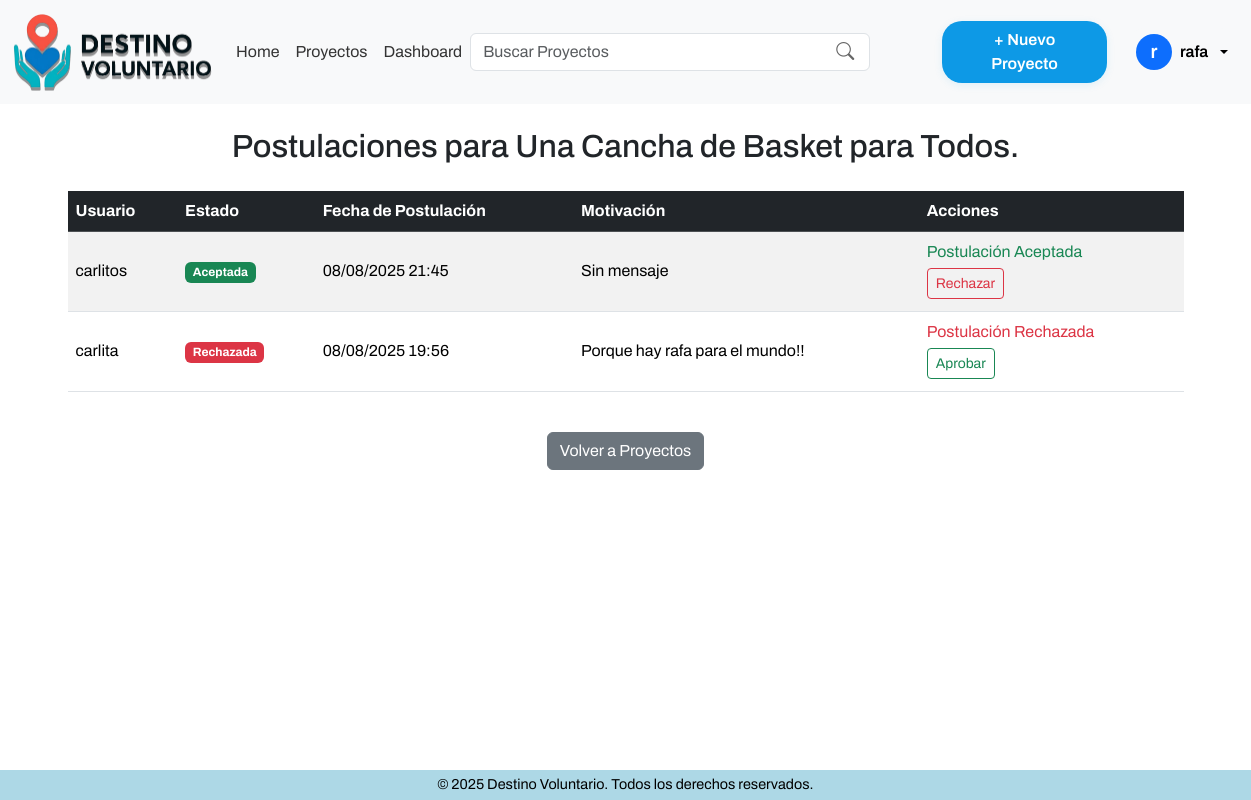
/postulaciones/listar/2/ (signed in), run on the app's committed database.
### apps/core/models.py (models this page shows, shortened)
class Usuario(AbstractUser):
    ROLES = [
        ('voluntario', 'Voluntário'),
        ('organizacion', 'Organización'),
        ('admin', 'Administrador'),
    ]
    role = models.CharField(max_length=20, choices=ROLES, default='voluntario')
    date_joined = models.DateTimeField(auto_now_add=True)
    groups = models.ManyToManyField(
        Group,
        related_name='usuarios_grupo',
        blank=True,
        help_text='Grupos a los que pertenece el usuario. Un usuario puede pertenecer a múltiples grupos.',
    )
    user_permissions = models.ManyToManyField(
        Permission,
        related_name='usuarios_permiso',
        blank=True,
        help_text='Permisos específicos asignados al usuario.',
    )

### apps/proyectos/models.py (models this page shows, shortened)
class Proyecto(models.Model):
    ESTADOS = [
        ('activo', 'Activo'),
        ('cerrado', 'Cerrado'),
        ('evaluacion', 'En Evaluación'),
        ('finalizado', 'Finalizado'),
        ('cancelado', 'Cancelado'),
        ('reactivado', 'Reactivado'),
    ]
    organizacion = models.ForeignKey(Organizacion, on_delete=models.CASCADE)
    title = models.CharField(max_length=255)
    description = models.TextField()
    location = models.CharField(max_length=255)
    image = models.ImageField(upload_to='proyectos/', blank=True, null=True)
    start_date = models.DateField()
    end_date = models.DateField()
    status = models.CharField(max_length=20, choices=ESTADOS, default='activo')

### apps/postulaciones/models.py (models this page shows, shortened)
class Postulacion(models.Model):
    ESTADOS = [
        ('pendiente', 'Pendiente'),
        ('aceptada', 'Aceptada'),
        ('rechazada', 'Rechazada'),
    ]
    voluntario = models.ForeignKey(Usuario, on_delete=models.CASCADE, limit_choices_to={'role': 'voluntario'})
    proyecto = models.ForeignKey(Proyecto, on_delete=models.CASCADE)
    motivation = models.TextField(blank=True, null=True)
    status = models.CharField(max_length=20, choices=ESTADOS, default='pendiente')
    applied_at = models.DateTimeField(auto_now_add=True)
    class Meta:
        unique_together = ('voluntario', 'proyecto') # Solo una postulación por voluntario y proyecto
        ordering = ['-applied_at'] # Ordenar por fecha de postulación descendente

### apps/postulaciones/views.py (the view)
# urls.py: path('listar/<int:proyecto_id>/', views.listar_postulaciones, name='listar_postulaciones'),
@login_required
def listar_postulaciones(request, proyecto_id):
    proyecto = Proyecto.objects.get(id=proyecto_id)
    if not proyecto:
        return redirect('dashboard')
    postulaciones = Postulacion.objects.filter(proyecto=proyecto)
    return render(request, 'postulaciones/listar_postulaciones.html', {'postulaciones': postulaciones, 'proyecto': proyecto})

### templates/postulaciones/listar_postulaciones.html (shortened to what this page needs)
{% extends '../components/base.html' %}
{% block template %}
    {% include '../components/navbar.html' %}
    <div class="content-wrapper">
    {% if not user.is_authenticated %}
        <div class="container mt-5 text-center">
            <p class="text-center">Debes iniciar sesión para ver las postulaciones.</p>
            <p class="text-center"><a href="{% url 'login' %}" class="btn btn-primary">Iniciar sesión</a></p>
        </div>
    {% else %}
    <div class="container my-4">
        <h2 class="mb-4 text-center">Postulaciones para {{ proyecto.title }}</h2>
    <div class="table-responsive">
        <table class="table table-striped table-hover align-middle">
            <thead class="table-dark">
                <tr>
                    <th>Usuario</th>
                    <th>Estado</th>
                    <th>Fecha de Postulación</th>
                    <th>Motivación</th>
                    <th>Acciones</th>
                </tr>
            </thead>
            <tbody>
                {% for postulacion in postulaciones %}
                <tr>
                    <td>{{ postulacion.voluntario.username }}</td>
                    <td>
                        {% if postulacion.status == 'pendiente' %}
                            <span class="badge bg-warning text-dark">Pendiente</span>
                        {% elif postulacion.status == 'aceptada' %}
                            <span class="badge bg-success">Aceptada</span>
                        {% elif postulacion.status == 'rechazada' %}
                            <span class="badge bg-danger">Rechazada</span>
                        {% else %}
                            <span class="badge bg-secondary">{{ postulacion.status }}</span>
                        {% endif %}
                    </td>
                    <td>{{ postulacion.applied_at|date:"d/m/Y H:i" }}</td>
                    <td>{{ postulacion.motivation|default:"Sin mensaje" }}</td>
                    <td>
                        {% if user.is_authenticated and user.role == 'organizacion' %}
                            {% if postulacion.status == 'aceptada' %}
                                <span class="d-block mb-1 text-success">Postulación Aceptada</span>
                                <a href="{% url 'rechazar_postulacion' postulacion.id %}" class="btn btn-sm btn-outline-danger mb-1">Rechazar</a>
                            {% elif postulacion.status == 'rechazada' %}
                                <span class="d-block mb-1 text-danger">Postulación Rechazada</span>
                                <a href="{% url 'aprobar_postulacion' postulacion.id %}" class="btn btn-sm btn-outline-success mb-1">Aprobar</a>
                            {% endif %}
                        {% endif %}
                    </td>
                </tr>
                {% empty %}
                <tr>
                    <td colspan="5" class="text-center text-muted">No hay postulaciones para este proyecto.</td>
                </tr>
                {% endfor %}
            </tbody>
        </table>
    </div>
    {% endif %}
<div class="text-center mt-4">
    <a href="{% url 'dashboard' %}" class="btn btn-secondary">Volver a Proyectos</a>
</div>
</div>
{% include '../components/footer.html' %}
{% endblock %}

### templates/components/navbar.html (shortened to what this page needs)
{% load static %}
<nav class="navbar navbar-expand-lg bg-body-tertiary position-sticky top-0">
  <div class="container-fluid">
    <a class="navbar-brand logo fs-3" href="{% url 'home' %}"><img src="{% static 'images/logo horizontal.png'  %}" alt="Destino Voluntario" width="200"></a>
    <div class="collapse navbar-collapse" id="navbarSupportedContent">
      <ul class="navbar-nav mx-auto mb-2 mb-lg-0">
        <li class="nav-item">
          <a class="nav-link {% if request.resolver_match.url_name == 'home' %}active{% endif %}" href="{% url 'home' %}">Home</a>
        </li>
        <li class="nav-item">
          <a class="nav-link {% if request.resolver_match.url_name == 'listar_proyectos' %}active{% endif %}" href="{% url 'listar_proyectos' %}">Proyectos</a>
        </li>
        {% if user.is_authenticated %}
          <li class="nav-item">
              <a class="nav-link " href="{% url 'dashboard' %}">Dashboard</a>
          </li>
        {% endif %}
      </ul>
      <div class="d-flex align-items-center gap-3">
        <form class="d-flex align-items-center me-5" role="search" action="{% url 'buscar_proyectos' %}" method="get" style="width: 450px; position: relative;">
          <input class="form-control" type="search" name="q" placeholder="Buscar Proyectos" aria-label="Search" value="{{ query|default:'' }}" style="padding-right: 40px;" />
          <button type="submit" style="position: absolute; right: 10px; top: 50%; transform: translateY(-50%); background: none; border: none; color: #666; font-size: 18px; cursor: pointer;">
            <i class="bi bi-search"></i>
          </button>
        </form>
        {% if user.is_authenticated and user.role == 'organizacion' %}
          <a href="{% url 'crear_proyecto' %}" class="btn btn-nuevo-proyecto ms-2">+ Nuevo Proyecto</a>
        {% endif %}
        {% if not user.is_authenticated %}
          <div class="d-flex align-items-center gap-2">
            <a href="{% url 'login' %}" class="btn btn-outline-primary btn-sm">Iniciar sesión</a>
            <div class="btn-group">
              <button type="button" class="btn btn-primary btn-sm dropdown-toggle" data-bs-toggle="dropdown" aria-expanded="false">
                Registrarse
              </button>
              <ul class="dropdown-menu dropdown-menu-start">
                <li><a class="dropdown-item" href="{% url 'registrar_voluntario' %}">Registrarse como Voluntario</a></li>
                <li><a class="dropdown-item" href="{% url 'registrar_organizacion' %}">Registrarse como Organización</a></li>
              </ul>
            </div>
          </div>
        {% else %}
          <div class="dropdown">
            <button class="btn btn-light d-flex align-items-center gap-2 dropdown-toggle" type="button" id="userDropdown" data-bs-toggle="dropdown" aria-expanded="false" style="border-radius: 50px; font-weight: 600;">
              <span class="avatar bg-primary text-white rounded-circle d-flex align-items-center justify-content-center" style="width: 36px; height: 36px; font-size: 1.2rem;">{{ user.first_name|slice:":1"|default:user.username|slice:":1" }}</span>
              <span class="d-none d-md-inline">{{ user.get_full_name|default:user.username|truncatechars:16 }}</span>
            </button>
          </div>
        {% endif %}
      </div>
    </div>
  </div>
</nav>

### static/css/main.css (style rules this page uses)
.logo { font-family: 'Roboto', sans-serif; font-weight: 700; text-transform: uppercase; }
html, body { font-family: 'Archivo', sans-serif; }

### templates/postulaciones/listar_postulaciones.html (style rules this page uses)
body { background: #ffffff; min-height: 100vh; display: flex; flex-direction: column; }
.content-wrapper { flex: 1; display: flex; flex-direction: column; }

### templates/components/navbar.html (style rules this page uses)
.navbar-nav .nav-link { color: #333 !important; transition: color 0.3s; }
.navbar { position: sticky; top: 0; z-index: 4000; }
.btn-nuevo-proyecto { background: #0d99e6; color: #fff; font-weight: 600; border-radius: 20px; padding: 0.45rem 1.5rem; font-size: 1rem; border: none; box-shadow: 0 2px 8px rgba(13, 153, 230, 0.10); transition: background 0.2s, color 0.2s; }

### data on the page
Usuario: first_name "r", get_full_name "rafa"
Proyecto: title "Una Cancha de Basket para Todos."
Postulacion: voluntario.username "carlitos", status "Aceptada", applied_at "08/08/2025 21:45", motivation "Sin mensaje"
Postulacion: voluntario.username "carlita", status "Rechazada", applied_at "08/08/2025 19:56", motivation "Porque hay rafa para el mundo!!"
